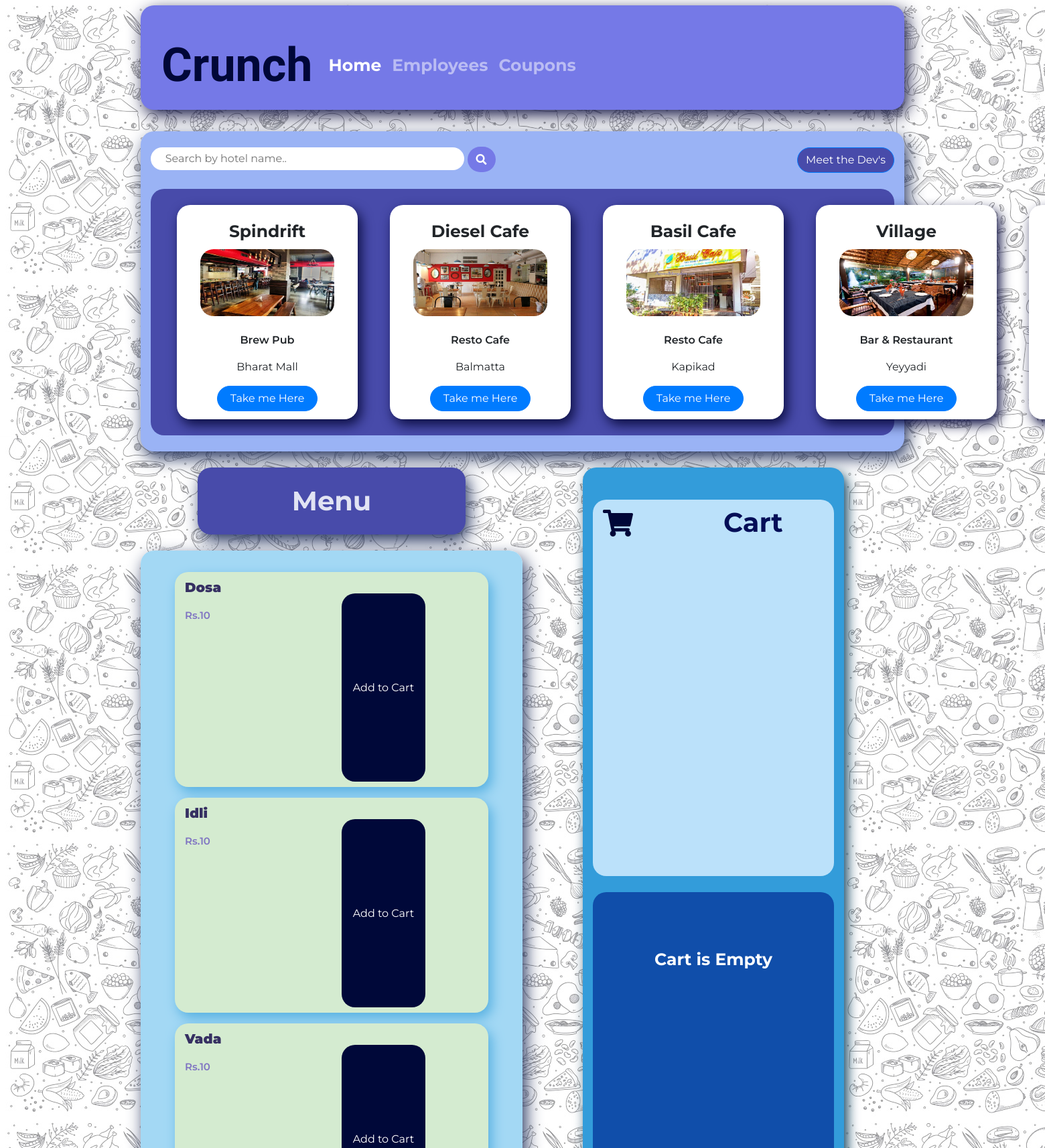
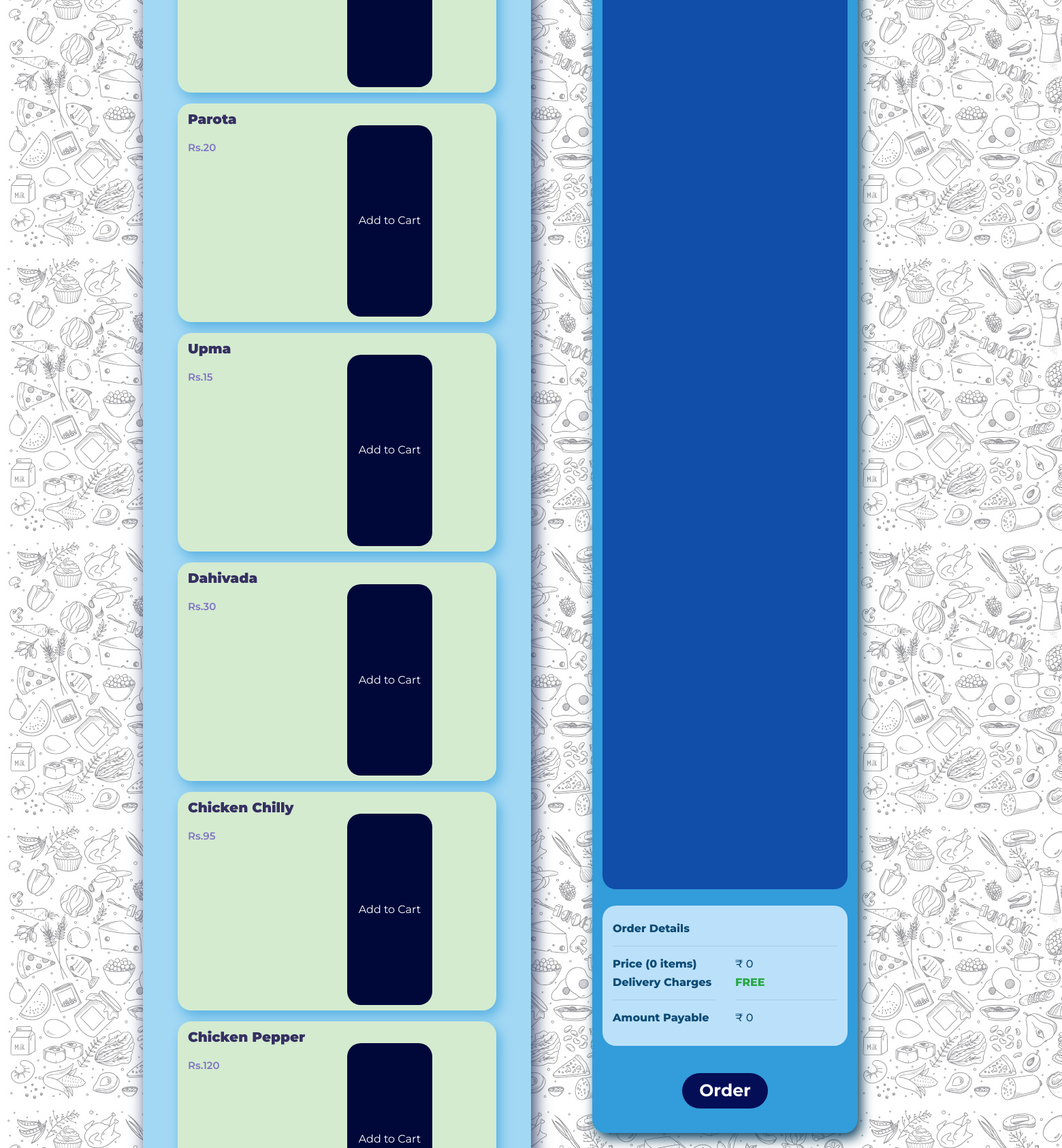
The page / (upper part) on the database its author committed (2 pictures, top to bottom).
### tables this page shows
CREATE TABLE `hotel` (
  `hotel_id` int(11) NOT NULL,
  `hotel_name` varchar(30) NOT NULL,
  `hotel_type` varchar(25) NOT NULL,
  `hotel_location` varchar(30) NOT NULL,
  `hotel_img` varchar(255) NOT NULL,
  `hotel_address` varchar(255) NOT NULL
);

CREATE TABLE `fooditems` (
  `id` int(11) NOT NULL,
  `item_name` varchar(30) NOT NULL,
  `item_price` int(11) NOT NULL
);

### php/CreateDb.php (called while the page is built, shortened)
<?php
class CreateDb
{
        public $tablename;
        public $con;
    public function __construct(
        $dbname = "crunch",
        $tablename = "fooditems",
        $servername = "localhost",
        $username = "root",
        $password = "root"
    )
    {
      $this->tablename = $tablename;
        $this->con = mysqli_connect($servername, $username, $password);
        $sql = "CREATE DATABASE IF NOT EXISTS $dbname";
        if(mysqli_query($this->con, $sql)){
            $this->con = mysqli_connect($servername, $username, $password, $dbname);
            $sql = " CREATE TABLE IF NOT EXISTS $tablename
                            (id INT NOT NULL AUTO_INCREMENT PRIMARY KEY,
                             item_name VARCHAR (25) NOT NULL,
                             item_price FLOAT
                            );";
        }else{
            return false;
        }
    }
    public function getData(){
        $sql = "SELECT * FROM $this->tablename";
        $result = mysqli_query($this->con, $sql);
        if(mysqli_num_rows($result) > 0){
            return $result;
        }
    }
    public function getHotels(){
        $sql = "SELECT * FROM hotel";
        $hoteldata = mysqli_query($this->con, $sql);
        if(mysqli_num_rows($hoteldata)>0){
            return $hoteldata;
        }
    }
}

### php/cmp.php (the view, shortened to what this page needs)
<?php
function comp($item_name, $item_price, $id){
    $com = "
    <form action=\"index.php\" method=\"post\">
    <div class=\"container py-2 mb-3\" style=\"border-radius: 20px;width: 30vw;height: auto;background: #d4ebd0;box-shadow: 5px 8px 18px #56b0e1;\">
        <div class=\"row\">
            <div class=\"col\">
                <p style=\"font-family: 'Montserrat';font-weight: 900;font-size: 20px;color: #363062;\">$item_name</p>
                <p style=\"font-family: 'Montserrat';font-weight: 600;font-size: 15px;color: #7f74c2;\">Rs.$item_price</p>
            </div>
            <div class=\"col mt-4\">
                <button class=\"btn\" name =\"add\" type=\"submit\" style=\"border-radius: 20px;background: #000839;width: 8vw;height: 5vh;color: #fff;font-family: 'Montserrat';font-weight: 400;\">Add to Cart</button>
                <input type='hidden' name='id' value='$id'>
            </div>
        </div>
    </div>
    </form>
    ";
    echo $com;
}
function hotels($hotelname,$hoteltype,$hotellocation,$hotelimage,$hotellink){
  $hot = "
          <div class=\"col-3 mx-4\" style=\"width: 15rem;height:20rem;background: #fff;border-radius: 20px;box-shadow: 5px 8px 18px #0b0d41;\">
              <div class=\"card mt-4\" style=\"width: 15rem;font-family: 'Montserrat';border: none;\">
                  <h5 class=\"card-title\" style=\"font-weight: 700;align-self: center;font-size: 25px;\">$hotelname</h5>
                  <img class=\"card-img-top \" src=\"$hotelimage\" style=\"border-radius: 20px;width: 200px;height: 100px;align-self: center;\">
                  <br>
                  <p class=\"card-text\" style=\"align-self: center;font-weight: 600;\">$hoteltype</p>
                  <p class=\"card-text\" style=\"align-self: center;font-weight: 400;\">$hotellocation</p>
                  <a href=\"$hotellink\" target=\"_blank\" class=\"btn btn-primary rounded-pill\" style=\"width: 150px;align-self: center;\">Take me Here</a>
              </div>
          </div>
  ";
  echo $hot;
}

### index.php (shortened to what this page needs)
<?php
require_once ('php/CreateDb.php');
require_once ('php/cmp.php');
$database = new CreateDb("Crunch", "Fooditems");
$db = new CreateDb("Crunch","Fooditems");
?>
<!DOCTYPE html>
<html lang="en">
<head>
  <link rel="stylesheet" href="/css/home.css">
  <link rel="stylesheet" href="https://stackpath.bootstrapcdn.com/bootstrap/4.3.1/css/bootstrap.min.css"
>
  <link rel="stylesheet" href="https://use.fontawesome.com/releases/v5.8.2/css/all.css"
>
</head>
<body style="background-image: url('/images/wall.jpg');">
  <div class="container mt-md-2"
    style="width:100vw;height: 10vw;background: #7579e7;border-radius: 20px;box-shadow: 5px 8px 25px #131544;">
    <br>
    <nav class="navbar navbar-expand-lg navbar-dark"
      style="font-family: 'Montserrat';font-weight: 700;font-size: 25px;color: #fff;">
      <a class="navbar-brand" href="index.php"
        style="font-family: 'Fredoka One';font-size: 70px;color: #000738;">Crunch</a>
      <div class="collapse navbar-collapse" id="navbarSupportedContent">
        <ul class="navbar-nav mr-auto">
          <li class="nav-item active">
            <a class="nav-link" href="index.php">Home <span class="sr-only">(current)</span></a>
          </li>
          <li class="nav-item">
            <a class="nav-link" href="employee.php">Employees</a>
          </li>
          <li class="nav-item">
            <a class="nav-link" href="coupon.php">Coupons</a>
          </li>
        </ul>
      </div>
    </nav>
  </div>
  <br>
  <div class="container mt-md-2 pb-4"
    style="background:#9ab3f5;width: auto;height: auto;border-radius: 20px;box-shadow: 5px 10px 25px #25345f;">
    <div class="row mt-md-2">
      <div class="col mt-3">
        <form method="POST" action="index.php">
          <input class="mt-md-2" name="search" type="text" placeholder="    Search by hotel name.."
            style="font-family: 'Montserrat';font-weight: 400;padding: 5px;border-radius: 20px;border: none;outline: none;width: 30vw;">
          <button type="submit" class="btn" style="border-radius: 20px;background:#7579e7;"><i class="fa fa-search"
              style="color: #fff;"></i></button>
        </form>
      </div>
      <div class="col mt-4">
        <button type="button" class="btn btn-primary rounded-pill" data-toggle="modal" data-target="#dev"
          style="float: right;background: #484baa;font-family: 'Montserrat';font-weight: 400;">
          Meet the Dev's
        </button>
      </div>
    </div>
    <br>
    <div class="container py-4 Hotels" style="border-radius:20px;background:#484baa;width:auto;height:auto;">
      <div class="container-fluid" style="border-radius: 20px;height: auto;">
        <marquee scrollamount="10">
          <div class="row flex-row flex-nowrap ">
            <?php
                        if (isset($_POST['search']))
                        {
                            $con = mysqli_connect("localhost", "root", "");
                            $searchq = $_POST['search'];
                            $searchq = preg_replace("#[^a-z]#i","",$searchq);
                            $query = $database->getHotel($searchq);
                            @$count = mysqli_num_rows($query);
                            $output = '';
                            if($count == 0)
                            {
                                $output = 'There were no search results!';
                            }else
                            {
                                while ($row = mysqli_fetch_assoc($query))
                                    {
                                        hotels($row['hotel_name'], $row['hotel_type'],$row['hotel_location'], $row['hotel_img'], $row['hotel_address']);
                                    }
                            }
                        }
                        else
                        {
                            $hoteldata = $database->getHotels();
                            while ($row = mysqli_fetch_assoc($hoteldata))
                            {
                                hotels($row['hotel_name'], $row['hotel_type'],$row['hotel_location'], $row['hotel_img'], $row['hotel_address']);
                            }
                        }
                    ?>
          </div>
        </marquee>
      </div>
    </div>
  </div>
  <br>
  <div class="container">
    <div class="row">
      <div class="col">
        <div class="row">
          <div class="container mb-4"
            style="border-radius:20px;background:#484baa;width:400px;height:100px;box-shadow: 5px 10px 25px #25345f;">
            <p
              style="font-family: 'Montserrat';font-weight: 700;color:#e1e3f3;font-size: 40px;text-align: center;margin-top: 20px;">
              Menu</p>
          </div>
        </div>
        <div class="row">
          <div class="container py-2 Myscroll" style="box-shadow: 5px 10px 25px #25345f;">
            <br>
            <?php
                $result = $database->getData();
                    while ($row = mysqli_fetch_assoc($result)){
                        comp($row['item_name'], $row['item_price'], $row['id']);
                    }
                ?>
          </div>
        </div>
      </div>
      <div class="col">
        <div class="container py-4"
          style="width: 25vw;height: auto;background: #339cda;border-radius: 20px;box-shadow: 5px 8px 18px #0b3d5a;">
          <br>
          <div class="container" style="border-radius: 20px;width: auto;height: 10vh;background: #bbe1fa;">
            <div class="row">
              <div class="col">
                <i class='fas fa-shopping-cart' style="font-size:40px;margin-top: 15px;color: #000738;"></i>
              </div>
              <div class="col mt-1">
                <p style="font-family: 'Montserrat';font-weight: 700;color:#040e57;font-size: 40px;">Cart</p>
              </div>
            </div>
          </div>
          <br>
          <div class="container py-2 cartscroll"
            style="border-radius: 20px;width: auto;height: 30vh;background: #104eaa;overflow-y:scroll;-ms-overflow-style: none;scrollbar-width: none;">
            <br>
            <?php
                        $total = 0;
                        if (isset($_SESSION['cart'])){
                            $proid = array_column($_SESSION['cart'], 'id');
                            $result = $db->getData();
                            while ($row = mysqli_fetch_assoc($result)){
                                foreach ($proid as $id){
                                    if ($row['id'] == $id){
                                        cartcomp($row['item_name'],$row['item_price'], $row['id']);
                                        $total = $total + (int)$row['item_price'];
                                    }
                                }
                            }
                        }
                        else{
                            echo "<p style=\"font-family:'Montserrat';font-weight: 700;font-size: 25px;text-align:center;color:#fff;margin-top:50px;\">Cart is Empty</p>";
                        }
                ?>
          </div>
          <br>
          <div class="container" style="border-radius: 20px;width: auto;height: auto;background: #bbe1fa;">
            <div class="py-4">
              <h6 style="font-family:'Montserrat';font-weight:800;color: #0f4c75;">Order Details</h6>
              <hr>
              <div class="row price-details" style="font-family:'Montserrat';font-weight:800;color: #0f4c75;">
                <div class="col-md-6" style="font-family:'Montserrat';font-weight:800;color: #0f4c75;">
                  <?php
                                if (isset($_SESSION['cart'])){
                                    $count  = count($_SESSION['cart']);
                                    echo "<h6 style=\"font-family:'Montserrat';font-weight:800;\">Price ($count items)</h6>";
                                }else{
                                    echo "<h6 style=\"font-family:'Montserrat';font-weight:800;\">Price (0 items)</h6>";
                                }
                            ?>
                  <h6 style="font-family:'Montserrat';font-weight:800;">Delivery Charges</h6>
                  <hr>
                  <h6 style="font-family:'Montserrat';font-weight:800;">Amount Payable</h6>
                </div>
                <div class="col-md-6">
                  <h6> <span>&#8377;</span>
                    <?php echo $total; ?>
                  </h6>
                  <h6 class="text-success" style="font-family:'Montserrat';font-weight:800;">FREE</h6>
                  <hr>
                  <h6> <span>&#8377;</span>
                    <?php
                                echo $total;
                                ?>
                  </h6>
                </div>
              </div>
            </div>
          </div>
          <div class="container mt-4" style="border-radius: 20px;height: 80px;">
            <center>
              <button type="button" class="btn mt-3 rounded-pill px-4" data-toggle="modal" data-target="#order"
                style="background: #040e57;font-family: 'Montserrat';font-weight: 700;font-size: 25px;color: #fff;width: auto;height: auto;">
                Order
              </button>
            </center>
          </div>
        </div>
      </div>
    </div>
  </div>
  <br>
</body>
</html>

### css/home.css (style rules this page uses)
.Myscroll { width: 40vw; height: 82vh; overflow-y:scroll; background: #a3d8f4; border-radius: 20px; -ms-overflow-style: none; scrollbar-width: none; }
.cartscroll { border-radius: 20px; width: auto; height: 30vh; background: #a3d3f5; overflow-y: scroll; -ms-overflow-style: none; scrollbar-width: none; }
.Hotels { border-radius:20px; background:#7579e7; width:auto; height:auto; -ms-overflow-style: none; scrollbar-width: none; }
body { -ms-overflow-style:none; scrollbar-width: none; background-image: url('/images/back.jpg'); }

### rows shown on the page
hotel: hotel_name "Spindrift", hotel_img (picture), hotel_type "Brew Pub", hotel_location "Bharat Mall"
hotel: hotel_name "Diesel Cafe", hotel_img (picture), hotel_type "Resto Cafe", hotel_location "Balmatta"
hotel: hotel_name "Basil Cafe", hotel_img (picture), hotel_type "Resto Cafe", hotel_location "Kapikad"
hotel: hotel_name "Village", hotel_img (picture), hotel_type "Bar & Restaurant", hotel_location "Yeyyadi"
fooditems: item_name "Dosa", item_price "10"
fooditems: item_name "Idli", item_price "10"
fooditems: item_name "Vada", item_price "10"
fooditems: item_name "Parota", item_price "20"
fooditems: item_name "Upma", item_price "15"
fooditems: item_name "Dahivada", item_price "30"
fooditems: item_name "Chicken Chilly", item_price "95"
fooditems: item_name "Chicken Pepper", item_price "120"

### other values the page prints
$total "0"
